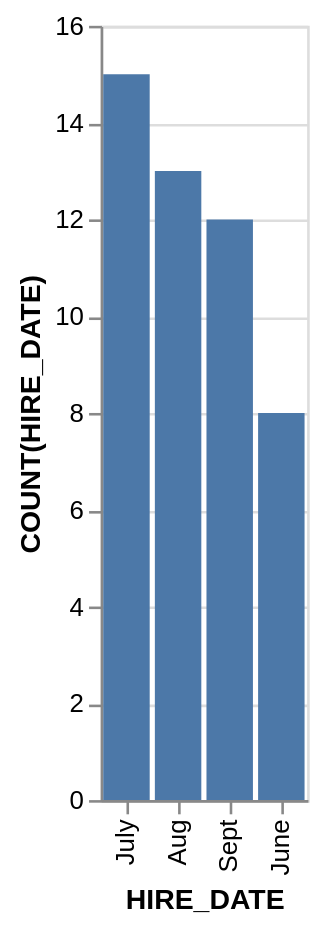

Express this chart as Vega-Lite.
### Vega-Lite specification from a JSON file in a GitHub repository (floating-point values rounded to 4 significant figures)
{"data": {"values": [{"x_data": "July", "y_data": 15}, {"x_data": "Aug", "y_data": 13}, {"x_data": "Sept", "y_data": 12}, {"x_data": "June", "y_data": 8}]}, "mark": "bar", "encoding": {"x": {"field": "x_data", "type": "nominal", "title": "HIRE_DATE", "sort": {"op": "sum", "field": "y_data", "order": "descending"}}, "y": {"field": "y_data", "type": "quantitative", "title": "COUNT(HIRE_DATE)"}}}
